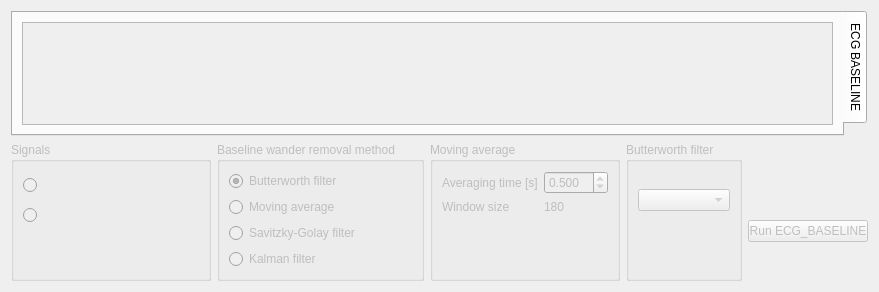
            <widget class="QWidget" name="baseline">
             <attribute name="title">
              <string>ECG Baseline</string>
             </attribute>
             <layout class="QVBoxLayout" name="verticalLayout_61">
              <item>
               <widget class="QTabWidget" name="tabWidget_4">
                <property name="tabPosition">
                 <enum>QTabWidget::East</enum>
                </property>
                <property name="currentIndex">
                 <number>0</number>
                </property>
                <widget class="QWidget" name="tab_5">
                 <attribute name="title">
                  <string>ECG BASELINE</string>
                 </attribute>
                 <layout class="QVBoxLayout" name="verticalLayout_58">
                  <item>
                   <widget class="QScrollArea" name="baselinedArea">
                    <property name="widgetResizable">
                     <bool>true</bool>
                    </property>
                    <widget class="QWidget" name="baselinedAreaContent">
                     <property name="geometry">
                      <rect>
                       <x>0</x>
                       <y>0</y>
                       <width>988</width>
                       <height>373</height>
                      </rect>
                     </property>
                    </widget>
                   </widget>
                  </item>
                 </layout>
                </widget>
               </widget>
              </item>
              <item>
               <layout class="QHBoxLayout" name="horizontalLayout_24" stretch="0,0,0,6,0">
                <item>
                 <widget class="QGroupBox" name="groupBox_2">
                  <property name="enabled">
                   <bool>false</bool>
                  </property>
                  <property name="minimumSize">
                   <size>
                    <width>200</width>
                    <height>0</height>
                   </size>
                  </property>
                  <property name="title">
                   <string>Signals</string>
                  </property>
                  <layout class="QVBoxLayout" name="verticalLayout_28">
                   <item>
                    <widget class="QRadioButton" name="radioButton">
                     <property name="minimumSize">
                      <size>
                       <width>0</width>
                       <height>20</height>
                      </size>
                     </property>
                     <property name="text">
                      <string/>
                     </property>
                    </widget>
                   </item>
                   <item>
                    <widget class="QRadioButton" name="radioButton_2">
                     <property name="sizePolicy">
                      <sizepolicy hsizetype="Minimum" vsizetype="Fixed">
                       <horstretch>0</horstretch>
                       <verstretch>0</verstretch>
                      </sizepolicy>
                     </property>
                     <property name="minimumSize">
                      <size>
                       <width>0</width>
                       <height>20</height>
                      </size>
                     </property>
                     <property name="text">
                      <string/>
                     </property>
                    </widget>
                   </item>
                   <item>
                    <spacer name="verticalSpacer_8">
                     <property name="orientation">
                      <enum>Qt::Vertical</enum>
                     </property>
                     <property name="sizeType">
                      <enum>QSizePolicy::Minimum</enum>
                     </property>
                     <property name="sizeHint" stdset="0">
                      <size>
                       <width>20</width>
                       <height>40</height>
                      </size>
                     </property>
                    </spacer>
                   </item>
                  </layout>
                 </widget>
                </item>
                <item>
                 <widget class="QGroupBox" name="baselineGroupBox">
                  <property name="enabled">
                   <bool>false</bool>
                  </property>
                  <property name="sizePolicy">
                   <sizepolicy hsizetype="Preferred" vsizetype="Fixed">
                    <horstretch>0</horstretch>
                    <verstretch>0</verstretch>
                   </sizepolicy>
                  </property>
                  <property name="title">
                   <string>Baseline wander removal method</string>
                  </property>
                  <layout class="QVBoxLayout" name="verticalLayout_17">
                   <item>
                    <widget class="QRadioButton" name="butterworthRadioButton">
                     <property name="text">
                      <string>Butterworth filter</string>
                     </property>
                     <property name="checked">
                      <bool>true</bool>
                     </property>
                    </widget>
                   </item>
                   <item>
                    <widget class="QRadioButton" name="movingAverageRadioButton">
                     <property name="text">
                      <string>Moving average</string>
                     </property>
                    </widget>
                   </item>
                   <item>
                    <widget class="QRadioButton" name="savitzkyGolayRadioButton">
                     <property name="text">
                      <string>Savitzky-Golay filter</string>
                     </property>
                    </widget>
                   </item>
                   <item>
                    <widget class="QRadioButton" name="kalmanRadioButton">
                     <property name="text">
                      <string>Kalman filter </string>
                     </property>
                    </widget>
                   </item>
                  </layout>
                 </widget>
                </item>
                <item>
                 <widget class="QGroupBox" name="MovingAvarangeGroupBox">
                  <property name="enabled">
                   <bool>false</bool>
                  </property>
                  <property name="title">
                   <string>Moving average</string>
                  </property>
                  <layout class="QFormLayout" name="formLayout_3">
                   <property name="fieldGrowthPolicy">
                    <enum>QFormLayout::AllNonFixedFieldsGrow</enum>
                   </property>
                   <item row="0" column="0">
                    <widget class="QLabel" name="label_47">
                     <property name="text">
                      <string>Averaging time [s]</string>
                     </property>
                    </widget>
                   </item>
                   <item row="0" column="1">
                    <widget class="QDoubleSpinBox" name="maTimeSpinBox">
                     <property name="suffix">
                      <string/>
                     </property>
                     <property name="decimals">
                      <number>3</number>
                     </property>
                     <property name="minimum">
                      <double>0.001000000000000</double>
                     </property>
                     <property name="maximum">
                      <double>10.000000000000000</double>
                     </property>
                     <property name="singleStep">
                      <double>0.001000000000000</double>
                     </property>
                     <property name="value">
                      <double>0.500000000000000</double>
                     </property>
                    </widget>
                   </item>
                   <item row="1" column="0">
                    <widget class="QLabel" name="label_51">
                     <property name="text">
                      <string>Window size</string>
                     </property>
                    </widget>
                   </item>
                   <item row="1" column="1">
                    <widget class="QLabel" name="windowSizeLabel">
                     <property name="text">
                      <string>180</string>
                     </property>
                    </widget>
                   </item>
                  </layout>
                 </widget>
                </item>
                <item>
                 <widget class="QGroupBox" name="ButterworthGroupBox">
                  <property name="enabled">
                   <bool>false</bool>
                  </property>
                  <property name="title">
                   <string>Butterworth filter</string>
                  </property>
                  <layout class="QVBoxLayout" name="verticalLayout_51">
                   <item>
                    <widget class="QComboBox" name="ButterworthcomboBox">
                     <property name="enabled">
                      <bool>false</bool>
                     </property>
                    </widget>
                   </item>
                   <item>
                    <spacer name="verticalSpacer_10">
                     <property name="orientation">
                      <enum>Qt::Vertical</enum>
                     </property>
                     <property name="sizeType">
                      <enum>QSizePolicy::Fixed</enum>
                     </property>
                     <property name="sizeHint" stdset="0">
                      <size>
                       <width>20</width>
                       <height>40</height>
                      </size>
                     </property>
                    </spacer>
                   </item>
                  </layout>
                 </widget>
                </item>
                <item>
                 <layout class="QVBoxLayout" name="verticalLayout_24">
                  <item>
                   <spacer name="verticalSpacer_7">
                    <property name="orientation">
                     <enum>Qt::Vertical</enum>
                    </property>
                    <property name="sizeType">
                     <enum>QSizePolicy::Minimum</enum>
                    </property>
                    <property name="sizeHint" stdset="0">
                     <size>
                      <width>20</width>
                      <height>40</height>
                     </size>
                    </property>
                   </spacer>
                  </item>
                  <item>
                   <widget class="QPushButton" name="pushButton_2">
                    <property name="enabled">
                     <bool>false</bool>
                    </property>
                    <property name="minimumSize">
                     <size>
                      <width>120</width>
                      <height>0</height>
                     </size>
                    </property>
                    <property name="maximumSize">
                     <size>
                      <width>120</width>
                      <height>16777215</height>
                     </size>
                    </property>
                    <property name="text">
                     <string>Run ECG_BASELINE</string>
                    </property>
                   </widget>
                  </item>
                 </layout>
                </item>
               </layout>
              </item>
             </layout>
            </widget>
